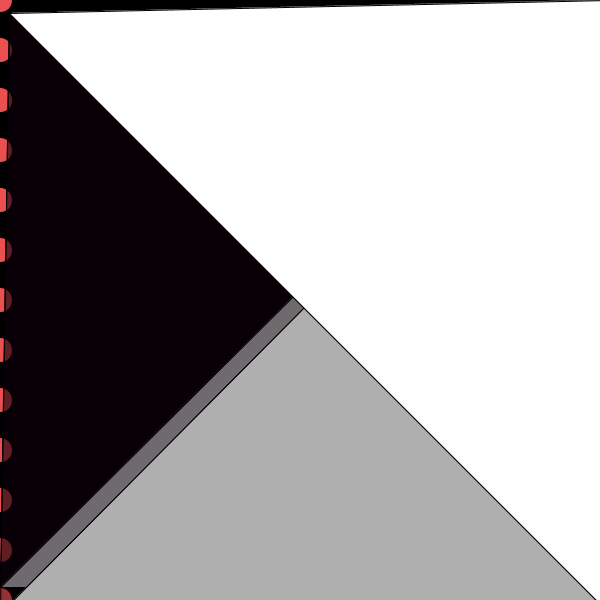
Frame 1 (no input)
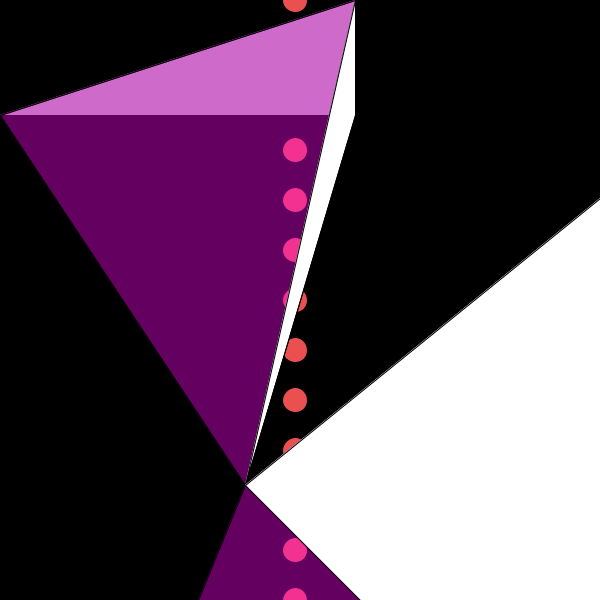
Frame 60 (the mouse pressed at the canvas centre just before this capture)
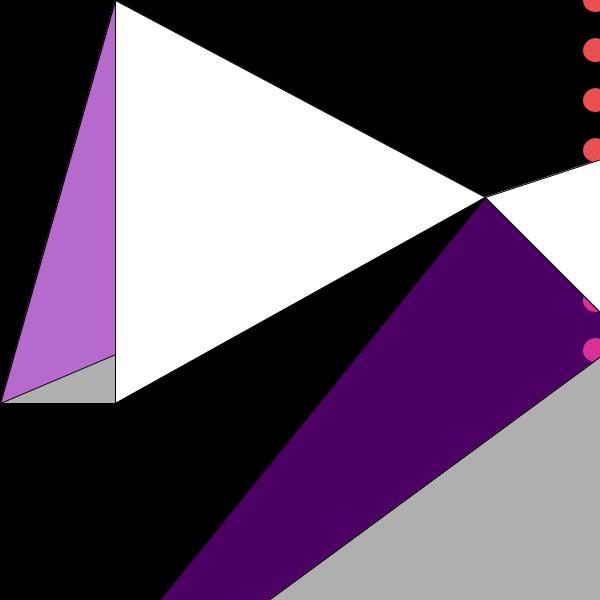
Frame 120 (the mouse held since frame 60 and released just before this capture)

The Processing sketch that drew these frames (run headless with seeded random() and noise(); from frame 60 on, the mouse is pressed at the canvas centre):

// Processing sketch: processing_144985
// ── processing_144985.pde

// Konkuk University
// Department of Dynamic Media
// SOS iDesign
// Name: KIM Hye Mi
// ID: 201420076


int x = 5;
int y = 5;
int xspeed = 4;
int yspeed = 8;
int ballX = 0;
int ballSpeed = 5;
int ballRadius = 25;

void setup() {
  size(600, 600);
  smooth();
 
}

void draw() {
  background(0);
  displayBall();
  bounceBall();
  // Add the current speed to the x location.
  x = x + xspeed;
  y = y + yspeed;

  if ((x > width-30) || (x < 0)) {
    // If the object reaches either edge, multiply speed by -1 to turn it around.
    xspeed = xspeed * -1;
  }
  if ((y > height-20) || (y < 0)) {
    // If the object reaches either edge, multiply speed by -1 to turn it around.
    yspeed = yspeed * -1;
  }


  // Display circle at x location
  stroke(0);
  fill(175);
  quad(x, y, width-x, 0, 0, height-y, width-x, height-y);
  fill(y, 0, x, 100);
  quad(x, y, 0, height-y, width-x, 0, x, y);
  fill(255);
  quad(x, y, width-x, height-y, width-x, 0, x, y);
  
  stroke(0);
  fill(175);
  quad(x, y, width+x, 0, 0, height+y, width+x, height+y);
  fill(y, 0, x, 100);
  quad(x, y, 0, height+y, width+x, 0, x, y);
  fill(255);
  quad(x, y, width+x, height+y, width+x, 0, x, y);
  
  
}


void displayBall() {
  for(int come = 0; come <= height; come = come +50){
  fill(234, 80, 80);
  ellipse(ballX, come, ballRadius, ballRadius);
  
  }
  
  ballRadius = constrain(ballRadius-1, 25, 36);
}

void bounceBall() { 
  ballX = ballX + ballSpeed; 
 
  if ((ballX > width) || (ballX < 0)) {
    ballSpeed = ballSpeed * -1; 
    ballRadius = 36;
  }
}
